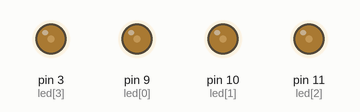
Recording of a sketch running on a simulated Arduino Uno, built with avr-gcc and run on an emulated ATmega328P. On the bench: output pins drawn as LEDs (lit = HIGH).

Above: at 0.15 s.
At 2.86 s:
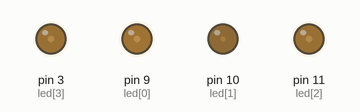
At 5.57 s:
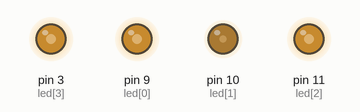
At 11.29 s:
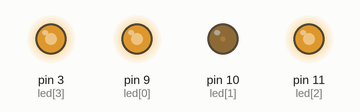
At 16.72 s:
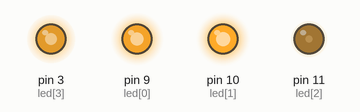
At 22.44 s:
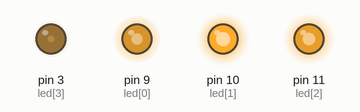
Timing chart, 0 to 22.4 s (numbered marks = the images above):
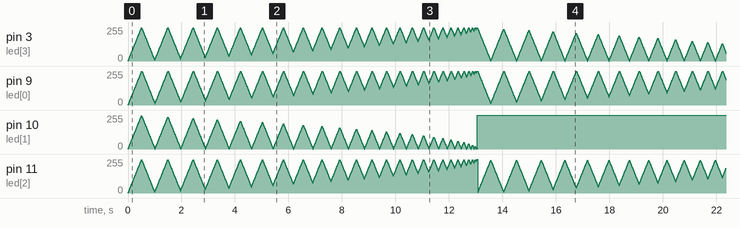

The sketch:

fading.ino
```cpp
int led[] = {9, 10, 11, 3}; // LED pins: 9, 10, 11, and 3 (PWM-capable)

int brightness[] = {0, 0, 0, 0};
int fadeAmount = 5;

void setup() {
  for (int i = 0; i < 4; i++) {
    pinMode(led[i], OUTPUT);
  }
}

void loop() {

  for (int i = 0; i < 4; i++) {
    analogWrite(led[i], brightness[i]);

    brightness[i] = brightness[i] + fadeAmount;

    if (brightness[i] <= 0 || brightness[i] >= 255) {
      fadeAmount = -fadeAmount;
    }
  }


  delay(10);
}


// /////single led

// int led = 9;
// int brightness = 0;
// int fadeAmount = 5;

// void setup(){
//   pinMode(led, OUTPUT);
// }

// void loop(){
//   //put your main code here, to run repeatedly
//   analogWrite(led, brightness); // set the initial brightness of led

//   brightness = brightness + fadeAmount;

//   delay(30);

//////okokoko
```
